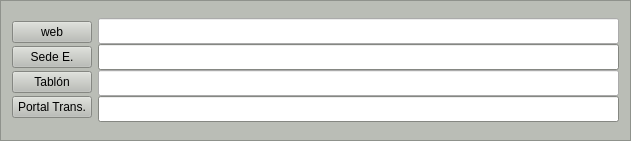
          <widget class="QFrame" name="frame_9">
           <property name="geometry">
            <rect>
             <x>620</x>
             <y>390</y>
             <width>631</width>
             <height>141</height>
            </rect>
           </property>
           <property name="palette">
            <palette>
             <active>
              <colorrole role="WindowText">
               <brush brushstyle="SolidPattern">
                <color alpha="255">
                 <red>0</red>
                 <green>0</green>
                 <blue>0</blue>
                </color>
               </brush>
              </colorrole>
              <colorrole role="Button">
               <brush brushstyle="SolidPattern">
                <color alpha="255">
                 <red>186</red>
                 <green>189</green>
                 <blue>182</blue>
                </color>
               </brush>
              </colorrole>
              <colorrole role="Light">
               <brush brushstyle="SolidPattern">
                <color alpha="255">
                 <red>255</red>
                 <green>255</green>
                 <blue>255</blue>
                </color>
               </brush>
              </colorrole>
              <colorrole role="Midlight">
               <brush brushstyle="SolidPattern">
                <color alpha="255">
                 <red>220</red>
                 <green>222</green>
                 <blue>218</blue>
                </color>
               </brush>
              </colorrole>
              <colorrole role="Dark">
               <brush brushstyle="SolidPattern">
                <color alpha="255">
                 <red>93</red>
                 <green>94</green>
                 <blue>91</blue>
                </color>
               </brush>
              </colorrole>
              <colorrole role="Mid">
               <brush brushstyle="SolidPattern">
                <color alpha="255">
                 <red>124</red>
                 <green>126</green>
                 <blue>121</blue>
                </color>
               </brush>
              </colorrole>
              <colorrole role="Text">
               <brush brushstyle="SolidPattern">
                <color alpha="255">
                 <red>0</red>
                 <green>0</green>
                 <blue>0</blue>
                </color>
               </brush>
              </colorrole>
              <colorrole role="BrightText">
               <brush brushstyle="SolidPattern">
                <color alpha="255">
                 <red>255</red>
                 <green>255</green>
                 <blue>255</blue>
                </color>
               </brush>
              </colorrole>
              <colorrole role="ButtonText">
               <brush brushstyle="SolidPattern">
                <color alpha="255">
                 <red>0</red>
                 <green>0</green>
                 <blue>0</blue>
                </color>
               </brush>
              </colorrole>
              <colorrole role="Base">
               <brush brushstyle="SolidPattern">
                <color alpha="255">
                 <red>255</red>
                 <green>255</green>
                 <blue>255</blue>
                </color>
               </brush>
              </colorrole>
              <colorrole role="Window">
               <brush brushstyle="SolidPattern">
                <color alpha="255">
                 <red>186</red>
                 <green>189</green>
                 <blue>182</blue>
                </color>
               </brush>
              </colorrole>
              <colorrole role="Shadow">
               <brush brushstyle="SolidPattern">
                <color alpha="255">
                 <red>0</red>
                 <green>0</green>
                 <blue>0</blue>
                </color>
               </brush>
              </colorrole>
              <colorrole role="AlternateBase">
               <brush brushstyle="SolidPattern">
                <color alpha="255">
                 <red>220</red>
                 <green>222</green>
                 <blue>218</blue>
                </color>
               </brush>
              </colorrole>
              <colorrole role="ToolTipBase">
               <brush brushstyle="SolidPattern">
                <color alpha="255">
                 <red>255</red>
                 <green>255</green>
                 <blue>220</blue>
                </color>
               </brush>
              </colorrole>
              <colorrole role="ToolTipText">
               <brush brushstyle="SolidPattern">
                <color alpha="255">
                 <red>0</red>
                 <green>0</green>
                 <blue>0</blue>
                </color>
               </brush>
              </colorrole>
             </active>
             <inactive>
              <colorrole role="WindowText">
               <brush brushstyle="SolidPattern">
                <color alpha="255">
                 <red>0</red>
                 <green>0</green>
                 <blue>0</blue>
                </color>
               </brush>
              </colorrole>
              <colorrole role="Button">
               <brush brushstyle="SolidPattern">
                <color alpha="255">
                 <red>186</red>
                 <green>189</green>
                 <blue>182</blue>
                </color>
               </brush>
              </colorrole>
              <colorrole role="Light">
               <brush brushstyle="SolidPattern">
                <color alpha="255">
                 <red>255</red>
                 <green>255</green>
                 <blue>255</blue>
                </color>
               </brush>
              </colorrole>
              <colorrole role="Midlight">
               <brush brushstyle="SolidPattern">
                <color alpha="255">
                 <red>220</red>
                 <green>222</green>
                 <blue>218</blue>
                </color>
               </brush>
              </colorrole>
              <colorrole role="Dark">
               <brush brushstyle="SolidPattern">
                <color alpha="255">
                 <red>93</red>
                 <green>94</green>
                 <blue>91</blue>
                </color>
               </brush>
              </colorrole>
              <colorrole role="Mid">
               <brush brushstyle="SolidPattern">
                <color alpha="255">
                 <red>124</red>
                 <green>126</green>
                 <blue>121</blue>
                </color>
               </brush>
              </colorrole>
              <colorrole role="Text">
               <brush brushstyle="SolidPattern">
                <color alpha="255">
                 <red>0</red>
                 <green>0</green>
                 <blue>0</blue>
                </color>
               </brush>
              </colorrole>
              <colorrole role="BrightText">
               <brush brushstyle="SolidPattern">
                <color alpha="255">
                 <red>255</red>
                 <green>255</green>
                 <blue>255</blue>
                </color>
               </brush>
              </colorrole>
              <colorrole role="ButtonText">
               <brush brushstyle="SolidPattern">
                <color alpha="255">
                 <red>0</red>
                 <green>0</green>
                 <blue>0</blue>
                </color>
               </brush>
              </colorrole>
              <colorrole role="Base">
               <brush brushstyle="SolidPattern">
                <color alpha="255">
                 <red>255</red>
                 <green>255</green>
                 <blue>255</blue>
                </color>
               </brush>
              </colorrole>
              <colorrole role="Window">
               <brush brushstyle="SolidPattern">
                <color alpha="255">
                 <red>186</red>
                 <green>189</green>
                 <blue>182</blue>
                </color>
               </brush>
              </colorrole>
              <colorrole role="Shadow">
               <brush brushstyle="SolidPattern">
                <color alpha="255">
                 <red>0</red>
                 <green>0</green>
                 <blue>0</blue>
                </color>
               </brush>
              </colorrole>
              <colorrole role="AlternateBase">
               <brush brushstyle="SolidPattern">
                <color alpha="255">
                 <red>220</red>
                 <green>222</green>
                 <blue>218</blue>
                </color>
               </brush>
              </colorrole>
              <colorrole role="ToolTipBase">
               <brush brushstyle="SolidPattern">
                <color alpha="255">
                 <red>255</red>
                 <green>255</green>
                 <blue>220</blue>
                </color>
               </brush>
              </colorrole>
              <colorrole role="ToolTipText">
               <brush brushstyle="SolidPattern">
                <color alpha="255">
                 <red>0</red>
                 <green>0</green>
                 <blue>0</blue>
                </color>
               </brush>
              </colorrole>
             </inactive>
             <disabled>
              <colorrole role="WindowText">
               <brush brushstyle="SolidPattern">
                <color alpha="255">
                 <red>93</red>
                 <green>94</green>
                 <blue>91</blue>
                </color>
               </brush>
              </colorrole>
              <colorrole role="Button">
               <brush brushstyle="SolidPattern">
                <color alpha="255">
                 <red>186</red>
                 <green>189</green>
                 <blue>182</blue>
                </color>
               </brush>
              </colorrole>
              <colorrole role="Light">
               <brush brushstyle="SolidPattern">
                <color alpha="255">
                 <red>255</red>
                 <green>255</green>
                 <blue>255</blue>
                </color>
               </brush>
              </colorrole>
              <colorrole role="Midlight">
               <brush brushstyle="SolidPattern">
                <color alpha="255">
                 <red>220</red>
                 <green>222</green>
                 <blue>218</blue>
                </color>
               </brush>
              </colorrole>
              <colorrole role="Dark">
               <brush brushstyle="SolidPattern">
                <color alpha="255">
                 <red>93</red>
                 <green>94</green>
                 <blue>91</blue>
                </color>
               </brush>
              </colorrole>
              <colorrole role="Mid">
               <brush brushstyle="SolidPattern">
                <color alpha="255">
                 <red>124</red>
                 <green>126</green>
                 <blue>121</blue>
                </color>
               </brush>
              </colorrole>
              <colorrole role="Text">
               <brush brushstyle="SolidPattern">
                <color alpha="255">
                 <red>93</red>
                 <green>94</green>
                 <blue>91</blue>
                </color>
               </brush>
              </colorrole>
              <colorrole role="BrightText">
               <brush brushstyle="SolidPattern">
                <color alpha="255">
                 <red>255</red>
                 <green>255</green>
                 <blue>255</blue>
                </color>
               </brush>
              </colorrole>
              <colorrole role="ButtonText">
               <brush brushstyle="SolidPattern">
                <color alpha="255">
                 <red>93</red>
                 <green>94</green>
                 <blue>91</blue>
                </color>
               </brush>
              </colorrole>
              <colorrole role="Base">
               <brush brushstyle="SolidPattern">
                <color alpha="255">
                 <red>186</red>
                 <green>189</green>
                 <blue>182</blue>
                </color>
               </brush>
              </colorrole>
              <colorrole role="Window">
               <brush brushstyle="SolidPattern">
                <color alpha="255">
                 <red>186</red>
                 <green>189</green>
                 <blue>182</blue>
                </color>
               </brush>
              </colorrole>
              <colorrole role="Shadow">
               <brush brushstyle="SolidPattern">
                <color alpha="255">
                 <red>0</red>
                 <green>0</green>
                 <blue>0</blue>
                </color>
               </brush>
              </colorrole>
              <colorrole role="AlternateBase">
               <brush brushstyle="SolidPattern">
                <color alpha="255">
                 <red>186</red>
                 <green>189</green>
                 <blue>182</blue>
                </color>
               </brush>
              </colorrole>
              <colorrole role="ToolTipBase">
               <brush brushstyle="SolidPattern">
                <color alpha="255">
                 <red>255</red>
                 <green>255</green>
                 <blue>220</blue>
                </color>
               </brush>
              </colorrole>
              <colorrole role="ToolTipText">
               <brush brushstyle="SolidPattern">
                <color alpha="255">
                 <red>0</red>
                 <green>0</green>
                 <blue>0</blue>
                </color>
               </brush>
              </colorrole>
             </disabled>
            </palette>
           </property>
           <property name="frameShape">
            <enum>QFrame::StyledPanel</enum>
           </property>
           <property name="frameShadow">
            <enum>QFrame::Raised</enum>
           </property>
           <layout class="QGridLayout" name="gridLayout_9">
            <item row="0" column="0">
             <layout class="QHBoxLayout" name="horizontalLayout_4">
              <item>
               <layout class="QVBoxLayout" name="verticalLayout_5">
                <property name="spacing">
                 <number>0</number>
                </property>
                <item>
                 <widget class="QPushButton" name="pB_web">
                  <property name="text">
                   <string>web</string>
                  </property>
                 </widget>
                </item>
                <item>
                 <widget class="QPushButton" name="pB_sede_2">
                  <property name="text">
                   <string>Sede E.</string>
                  </property>
                 </widget>
                </item>
                <item>
                 <widget class="QPushButton" name="pB_tablon_2">
                  <property name="text">
                   <string>Tablón</string>
                  </property>
                 </widget>
                </item>
                <item>
                 <widget class="QPushButton" name="pB_portalTransparencia_2">
                  <property name="text">
                   <string>Portal Trans.</string>
                  </property>
                 </widget>
                </item>
               </layout>
              </item>
              <item>
               <layout class="QVBoxLayout" name="verticalLayout_6">
                <property name="spacing">
                 <number>0</number>
                </property>
                <item>
                 <widget class="QLineEdit" name="lineEdit_web">
                  <property name="enabled">
                   <bool>true</bool>
                  </property>
                  <property name="font">
                   <font>
                    <pointsize>11</pointsize>
                   </font>
                  </property>
                  <property name="styleSheet">
                   <string notr="true">border-width:4px</string>
                  </property>
                  <property name="inputMethodHints">
                   <set>Qt::ImhUrlCharactersOnly</set>
                  </property>
                  <property name="readOnly">
                   <bool>true</bool>
                  </property>
                 </widget>
                </item>
                <item>
                 <widget class="QLineEdit" name="lineEdit_sede_2">
                  <property name="font">
                   <font>
                    <pointsize>11</pointsize>
                   </font>
                  </property>
                  <property name="styleSheet">
                   <string notr="true"/>
                  </property>
                  <property name="inputMethodHints">
                   <set>Qt::ImhUrlCharactersOnly</set>
                  </property>
                  <property name="maxLength">
                   <number>128</number>
                  </property>
                  <property name="readOnly">
                   <bool>true</bool>
                  </property>
                 </widget>
                </item>
                <item>
                 <widget class="QLineEdit" name="lineEdit_tablon_2">
                  <property name="font">
                   <font>
                    <pointsize>11</pointsize>
                   </font>
                  </property>
                  <property name="styleSheet">
                   <string notr="true"> border-width: 2px;</string>
                  </property>
                  <property name="inputMethodHints">
                   <set>Qt::ImhUrlCharactersOnly</set>
                  </property>
                  <property name="maxLength">
                   <number>256</number>
                  </property>
                  <property name="readOnly">
                   <bool>true</bool>
                  </property>
                 </widget>
                </item>
                <item>
                 <widget class="QLineEdit" name="lineEdit_portal_transparencia_2">
                  <property name="font">
                   <font>
                    <pointsize>11</pointsize>
                   </font>
                  </property>
                  <property name="inputMethodHints">
                   <set>Qt::ImhUrlCharactersOnly</set>
                  </property>
                  <property name="maxLength">
                   <number>256</number>
                  </property>
                  <property name="readOnly">
                   <bool>true</bool>
                  </property>
                 </widget>
                </item>
               </layout>
              </item>
             </layout>
            </item>
           </layout>
          </widget>
